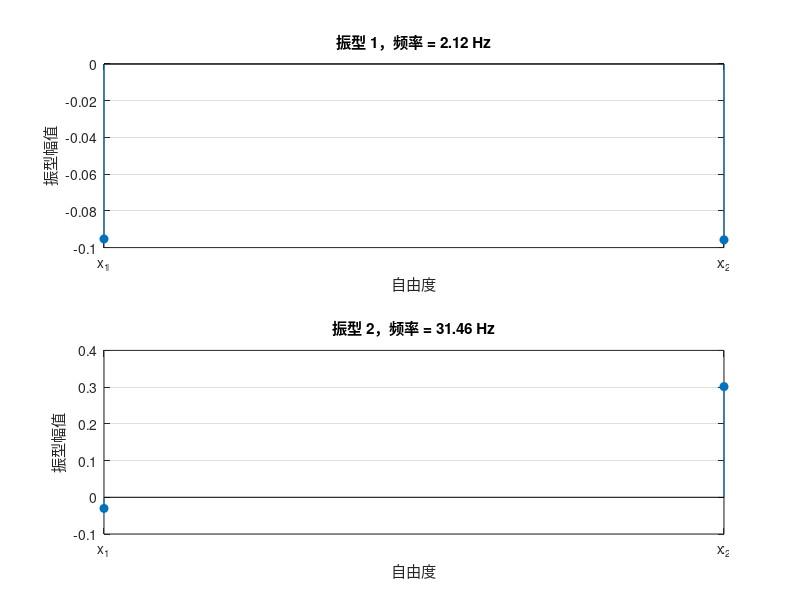
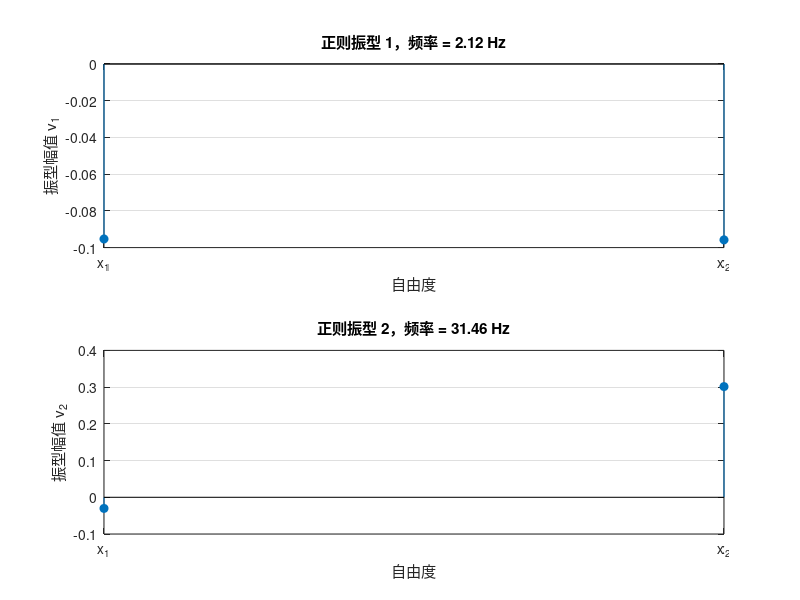
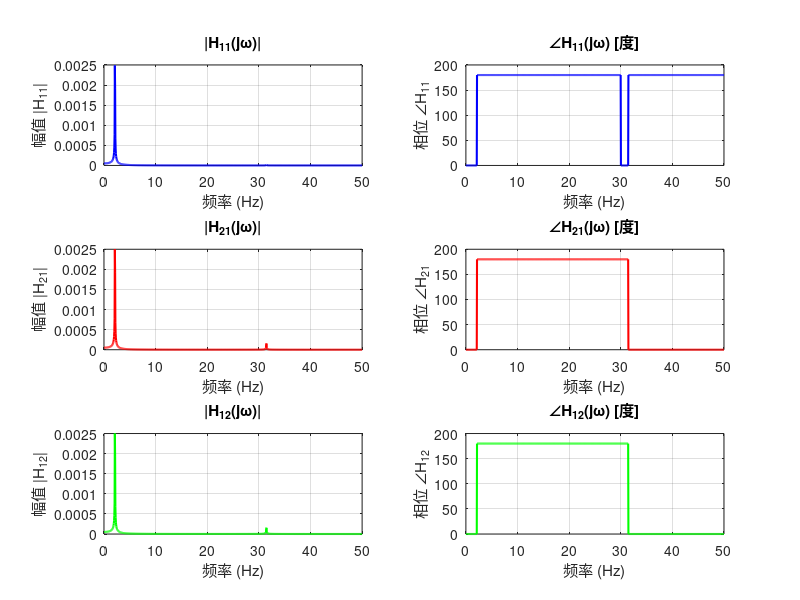
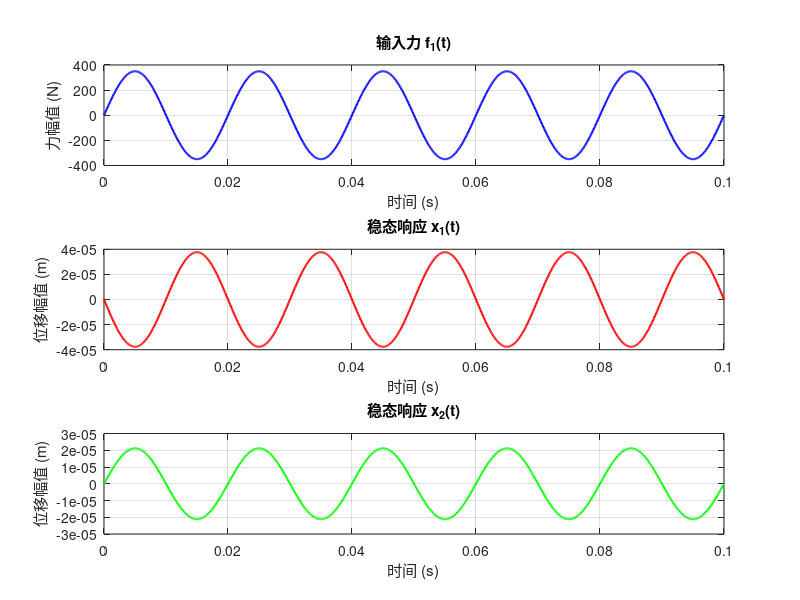

Reproduce these figures in MATLAB, in order.
clear; clc; close all;

% 定义质量矩阵 M
M = [100, 0;
     0, 10];

% 定义刚度矩阵 K
K = [1.96e4 + 3.55e5, -3.55e5;
     -3.55e5, 3.55e5];

%% 求解广义特征值问题 K*v = omega^2*M*v
[Vec, D] = eig(K, M);

% 提取特征值和固有频率
omega_squared = diag(D);
omega = sqrt(omega_squared); % 单位 rad/s

% 转换为频率（Hz）
f = omega / (2*pi);

% 显示固有频率
disp('系统的固有频率（Hz）:');
disp(f);

% 提取振型矩阵
V = Vec;

disp('系统的振型矩阵:');
disp(V);

% 绘制振型图
figure;
subplot(2,1,1);
stem([1, 2], V(:,1), 'filled');
title(['振型 1，频率 = ', num2str(f(1), '%.2f'), ' Hz']);
xlabel('自由度');
ylabel('振型幅值');
xticks([1,2]);
xticklabels({'x_1', 'x_2'});
grid on;

subplot(2,1,2);
stem([1, 2], V(:,2), 'filled');
title(['振型 2，频率 = ', num2str(f(2), '%.2f'), ' Hz']);
xlabel('自由度');
ylabel('振型幅值');
xticks([1,2]);
xticklabels({'x_1', 'x_2'});
grid on;


%% 正则化振型（质量规范化）：v_i^T * M * v_i = 1
V2=V;
for i = 1:size(V2,2)
    norm_factor = sqrt(V2(:,i)' * M * V2(:,i));
    V2(:,i) = V2(:,i) / norm_factor;
end

% 显示正则振型矩阵
disp('正则振型矩阵 V2:');
disp(V2);

% 绘制正则振型图
figure;
for i = 1:size(V2,2)
    subplot(size(V2,2),1,i);
    stem([1, 2], V2(:,i), 'filled');
    title(['正则振型 ', num2str(i), '，频率 = ', num2str(f(i), '%.2f'), ' Hz']);
    xlabel('自由度');
    ylabel(['振型幅值 v_', num2str(i)]);
    xticks([1,2]);
    xticklabels({'x_1', 'x_2'});
    grid on;
end

%% 频率范围设置
f_min = 0;      
f_max = 50;     
num_points = 1000; 

f = linspace(f_min, f_max, num_points); 
omega = 2 * pi * f; 

% 初始化频响函数矩阵
H11 = zeros(1, num_points);
H21 = zeros(1, num_points);
H12 = zeros(1, num_points);

% 计算频响函数矩阵的每个元素
for i = 1:num_points
    w = omega(i);
    Z = K - (w^2) * M; 
    H = inv(Z); 
    H11(i) = H(1,1);
    H21(i) = H(2,1);
    H12(i) = H(1,2);
end

disp('系统的频响函数矩阵:');
disp(H);

% 计算幅值和相位（以度为单位）
H11_mag = abs(H11);
H11_phase = angle(H11) * (180/pi);

H21_mag = abs(H21);
H21_phase = angle(H21) * (180/pi);

H12_mag = abs(H12);
H12_phase = angle(H12) * (180/pi);

% 绘制幅频特性
figure;
subplot(3,2,1);
plot(f, H11_mag, 'b', 'LineWidth', 1.5);
title('|H_{11}(j\omega)|');
xlabel('频率 (Hz)');
ylabel('幅值 |H_{11}|');
grid on;

subplot(3,2,3);
plot(f, H21_mag, 'r', 'LineWidth', 1.5);
title('|H_{21}(j\omega)|');
xlabel('频率 (Hz)');
ylabel('幅值 |H_{21}|');
grid on;

subplot(3,2,5);
plot(f, H12_mag, 'g', 'LineWidth', 1.5);
title('|H_{12}(j\omega)|');
xlabel('频率 (Hz)');
ylabel('幅值 |H_{12}|');
grid on;

% 绘制相频特性
subplot(3,2,2);
plot(f, H11_phase, 'b', 'LineWidth', 1.5);
title('∠H_{11}(j\omega) [度]');
xlabel('频率 (Hz)');
ylabel('相位 ∠H_{11}');
grid on;

subplot(3,2,4);
plot(f, H21_phase, 'r', 'LineWidth', 1.5);
title('∠H_{21}(j\omega) [度]');
xlabel('频率 (Hz)');
ylabel('相位 ∠H_{21}');
grid on;

subplot(3,2,6);
plot(f, H12_phase, 'g', 'LineWidth', 1.5);
title('∠H_{12}(j\omega) [度]');
xlabel('频率 (Hz)');
ylabel('相位 ∠H_{12}');
grid on;

%% 定义固有频率（Hz）和对应的圆频率（rad/s）
f1 = 2.1240;         
f2 = 31.4579;        
omega1 = 2*pi*f1;   
omega2 = 2*pi*f2;   

% 定义激励频率
f_exc = 50;                 
omega = 2*pi*f_exc;        

% 定义外力系数（从正则坐标运动方程得到）
F_modal = [-33.355; -10.605];  

% 计算稳态响应 Q1 和 Q2
Q1 = F_modal(1) / (omega1^2 - omega^2);
Q2 = F_modal(2) / (omega2^2 - omega^2);

% 定义时间向量
t = linspace(0, 0.1, 1000);  

% 计算 q1(t) 和 q2(t)
q1 = Q1 * sin(omega * t);
q2 = Q2 * sin(omega * t);
V2 = [-0.0953, -0.0303;
     -0.0958, 0.3014];

% 计算 x1(t) 和 x2(t)
x1 = V2(1,1)*q1 + V2(1,2)*q2;
x2 = V2(2,1)*q1 + V2(2,2)*q2;

% 计算输入力 f1(t)
f1_t = 350 * sin(omega * t);

% 绘制时间历程图
figure;

% 绘制输入力 f1(t)
subplot(3,1,1);
plot(t, f1_t, 'b', 'LineWidth', 1.5);
title('输入力 f_1(t)');
xlabel('时间 (s)');
ylabel('力幅值 (N)');
grid on;
xlim([0, 0.1]);

% 绘制 x1(t)
subplot(3,1,2);
plot(t, x1, 'r', 'LineWidth', 1.5);
title('稳态响应 x_1(t)');
xlabel('时间 (s)');
ylabel('位移幅值 (m)');
grid on;
xlim([0, 0.1]);

% 绘制 x2(t)
subplot(3,1,3);
plot(t, x2, 'g', 'LineWidth', 1.5);
title('稳态响应 x_2(t)');
xlabel('时间 (s)');
ylabel('位移幅值 (m)');
grid on;
xlim([0, 0.1]);
